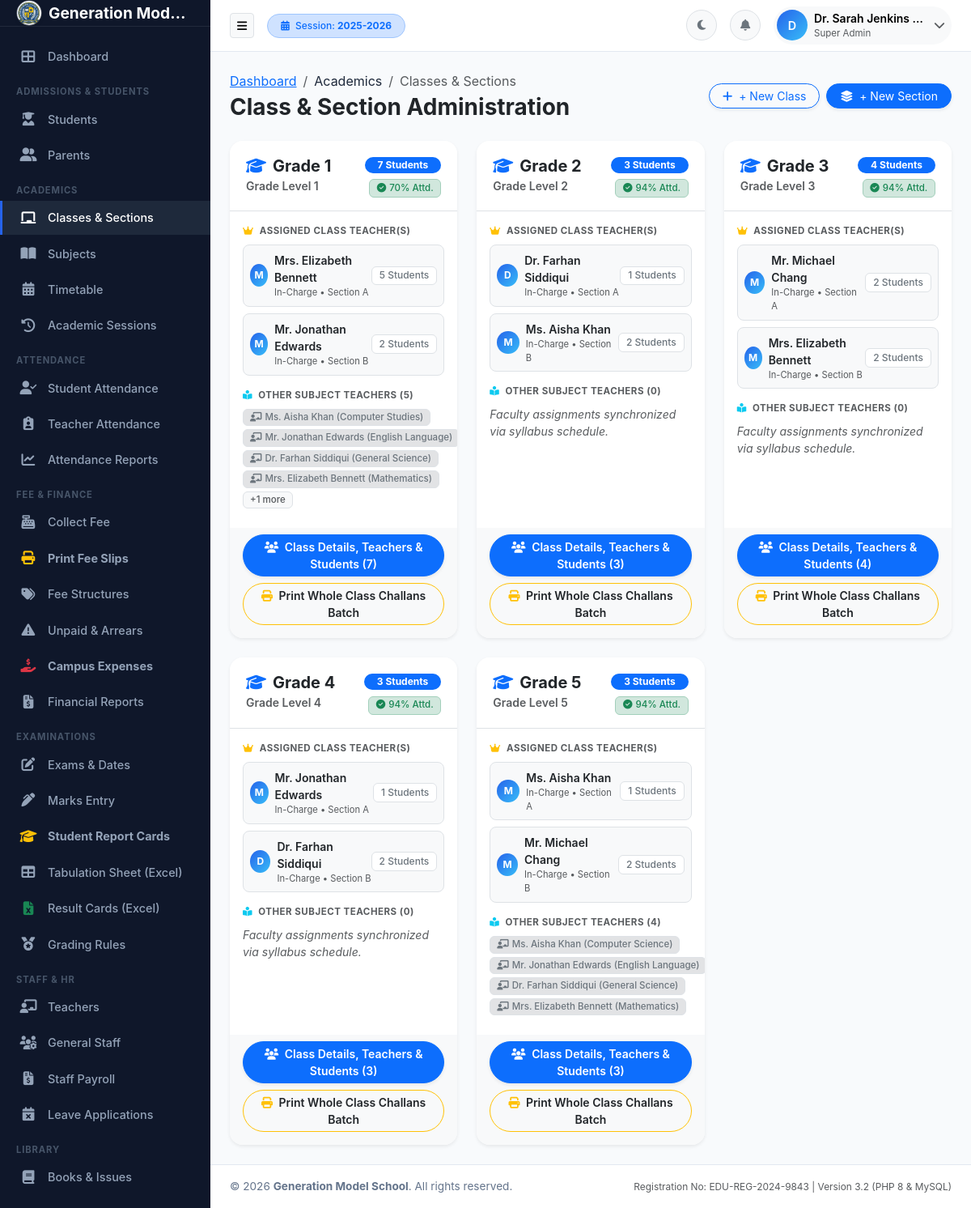
Screenshot of /academics/classes.php (signed in) with the database file from the repository.
### tables this page shows
CREATE TABLE academic_sessions (
    id INT AUTO_INCREMENT PRIMARY KEY,
    session_name VARCHAR(50) NOT NULL UNIQUE,
    start_date DATE NOT NULL,
    end_date DATE NOT NULL,
    is_current TINYINT(1) DEFAULT 0,
    status ENUM('active', 'inactive', 'archived') DEFAULT 'active',
    created_at TIMESTAMP DEFAULT CURRENT_TIMESTAMP
);

CREATE TABLE classes (
    id INT AUTO_INCREMENT PRIMARY KEY,
    class_name VARCHAR(100) NOT NULL,
    numeric_level INT NOT NULL,
    created_at TIMESTAMP DEFAULT CURRENT_TIMESTAMP,
    INDEX idx_class_level (numeric_level)
);

CREATE TABLE sections (
    id INT AUTO_INCREMENT PRIMARY KEY,
    class_id INT NOT NULL,
    section_name VARCHAR(50) NOT NULL,
    class_teacher_id INT NULL,
    room_no VARCHAR(50) NULL,
    capacity INT DEFAULT 40,
    created_at TIMESTAMP DEFAULT CURRENT_TIMESTAMP,
    FOREIGN KEY (class_id) REFERENCES classes(id) ON DELETE CASCADE
);

CREATE TABLE teachers (
    id INT AUTO_INCREMENT PRIMARY KEY,
    user_id INT NULL,
    teacher_code VARCHAR(50) NOT NULL UNIQUE,
    name VARCHAR(150) NOT NULL,
    gender ENUM('Male', 'Female', 'Other') NOT NULL,
    dob DATE NOT NULL,
    cnic VARCHAR(50) NULL,
    phone VARCHAR(50) NOT NULL,
    email VARCHAR(150) NOT NULL UNIQUE,
    address TEXT NULL,
    qualification VARCHAR(255) NULL,
    experience_years INT DEFAULT 0,
    joining_date DATE NOT NULL,
    department_id INT NULL,
    designation_id INT NULL,
    salary DECIMAL(10, 2) DEFAULT 0.00,
    photo VARCHAR(255) DEFAULT 'default-teacher.png',
    status ENUM('active', 'inactive', 'resigned') DEFAULT 'active',
    created_at TIMESTAMP DEFAULT CURRENT_TIMESTAMP,
    FOREIGN KEY (user_id) REFERENCES users(id) ON DELETE SET NULL,
    FOREIGN KEY (department_id) REFERENCES departments(id) ON DELETE SET NULL,
    FOREIGN KEY (designation_id) REFERENCES designations(id) ON DELETE SET NULL
);

### includes/functions.php (called while the page is built, shortened)
<?php
require_once __DIR__ . '/../config/config.php';
function getActiveSession() {
    global $pdo;
    $stmt = $pdo->query("SELECT * FROM academic_sessions WHERE is_current = 1 LIMIT 1");
    $activeSession = $stmt->fetch();
    return $activeSession;
}
function getAllClasses() {
    global $pdo;
    $stmt = $pdo->query("SELECT * FROM classes ORDER BY numeric_level ASC, class_name ASC");
    return $stmt->fetchAll();
}

### config/config.php (called while the page is built, shortened)
<?php
function e($string) {
    return htmlspecialchars((string)($string ?? ''), ENT_QUOTES, 'UTF-8');
}

### includes/auth.php (called while the page is built, shortened)
<?php
require_once __DIR__ . '/../config/config.php';
function isLoggedIn() {
    return isset($_SESSION['user_id']) && !empty($_SESSION['user_id']);
}
function getCurrentUser() {
    if (isset($_SESSION['user_data'])) {
        return $_SESSION['user_data'];
    }
    return null;
}

### academics/classes.php (the view, shortened to what this page needs)
<?php
require_once __DIR__ . '/../config/config.php';
require_once __DIR__ . '/../includes/auth.php';
require_once __DIR__ . '/../includes/permissions.php';
require_once __DIR__ . '/../includes/functions.php';
$classes = getAllClasses();
require_once __DIR__ . '/../includes/header.php';
?>
<div class="d-flex flex-column flex-md-row justify-content-between align-items-md-center mb-4 gap-3">
    <div>
        <nav aria-label="breadcrumb">
            <ol class="breadcrumb mb-1">
                <li class="breadcrumb-item"><a href="<?= BASE_PATH ?>/dashboard.php">Dashboard</a></li>
                <li class="breadcrumb-item">Academics</li>
                <li class="breadcrumb-item active">Classes & Sections</li>
            </ol>
        </nav>
        <h3 class="fw-bold text-dark mb-0">Class & Section Administration</h3>
    </div>
    <div class="d-flex gap-2">
        <button type="button" class="btn btn-outline-primary btn-sm rounded-pill px-3 shadow-sm" data-bs-toggle="modal" data-bs-target="#addClassModal">
            <i class="fas fa-plus me-1"></i> + New Class
        </button>
        <button type="button" class="btn btn-primary btn-sm rounded-pill px-3 shadow-sm" data-bs-toggle="modal" data-bs-target="#addSectionModal">
            <i class="fas fa-layer-group me-1"></i> + New Section
        </button>
    </div>
</div>
<div class="row g-4">
    <?php foreach ($classes as $cls):
        $secStmt = $pdo->prepare("
            SELECT s.*, t.name as teacher_name, t.phone as teacher_phone,
                   (SELECT COUNT(*) FROM students st WHERE st.section_id = s.id AND st.status = 'active') as student_count
            FROM sections s
            LEFT JOIN teachers t ON s.class_teacher_id = t.id
            WHERE s.class_id = ?
            ORDER BY s.section_name ASC
        ");
        $secStmt->execute([$cls['id']]);
        $sections = $secStmt->fetchAll();
        $subTeachStmt = $pdo->prepare("
            SELECT DISTINCT t.name as teacher_name, sub.subject_name
            FROM class_subjects cs
            JOIN teachers t ON cs.teacher_id = t.id
            JOIN subjects sub ON cs.subject_id = sub.id
            WHERE cs.class_id = ? AND t.status = 'active'
            ORDER BY sub.subject_name ASC
        ");
        $subTeachStmt->execute([$cls['id']]);
        $subjectTeachers = $subTeachStmt->fetchAll();
        $totalInClass = (int)$pdo->query("SELECT COUNT(*) FROM students WHERE class_id = {$cls['id']} AND status = 'active'")->fetchColumn();
        $attStmt = $pdo->prepare("
            SELECT
                COUNT(*) as total_records,
                SUM(CASE WHEN sa.status = 'Present' THEN 1 ELSE 0 END) as present_count
            FROM student_attendance sa
            WHERE sa.class_id = ?
        ");
        $attStmt->execute([$cls['id']]);
        $attData = $attStmt->fetch();
        $classAttRate = ($attData && $attData['total_records'] > 0)
            ? round(($attData['present_count'] / $attData['total_records']) * 100)
            : 94;
    ?>
        <div class="col-12 col-md-6 col-xl-4">
            <div class="card border-0 shadow-sm rounded-4 h-100 overflow-hidden">
                <div class="card-header bg-white py-3 border-bottom d-flex justify-content-between align-items-center">
                    <div>
                        <h5 class="fw-bold text-dark mb-0">
                            <i class="fas fa-graduation-cap text-primary me-2"></i><?= e($cls['class_name']) ?>
                        </h5>
                        <small class="text-muted">Grade Level <?= $cls['numeric_level'] ?></small>
                    </div>
                    <div class="text-end">
                        <span class="badge bg-primary rounded-pill px-3 py-1 fw-bold">
                            <?= $totalInClass ?> Students
                        </span>
                        <div class="mt-1">
                            <span class="badge bg-success-subtle text-success border border-success-subtle" style="font-size: 0.72rem;">
                                <i class="fas fa-check-circle me-1"></i><?= $classAttRate ?>% Attd.
                            </span>
                        </div>
                    </div>
                </div>
                <div class="card-body p-3">
                    <div class="mb-3">
                        <div class="text-muted small fw-bold text-uppercase mb-2" style="font-size: 0.72rem; letter-spacing: 0.5px;">
                            <i class="fas fa-crown text-warning me-1"></i> Assigned Class Teacher(s)
                        </div>
                        <?php if (empty($sections)): ?>
                            <div class="text-muted small fst-italic">No sections registered yet.</div>
                        <?php else: ?>
                            <div class="d-flex flex-column gap-2">
                                <?php foreach ($sections as $sec): ?>
                                    <div class="d-flex align-items-center justify-content-between p-2 rounded-3 bg-light border">
                                        <div class="d-flex align-items-center">
                                            <div class="avatar-initials bg-primary text-white rounded-circle me-2 d-flex align-items-center justify-content-center" style="width: 28px; height: 28px; font-size: 0.75rem; font-weight: bold;">
                                                <?= $sec['teacher_name'] ? strtoupper(substr($sec['teacher_name'], 0, 1)) : '?' ?>
                                            </div>
                                            <div>
                                                <div class="fw-semibold text-dark small mb-0"><?= e($sec['teacher_name'] ?: 'Not Assigned') ?></div>
                                                <div class="text-muted" style="font-size: 0.7rem;">In-Charge &bull; <?= e($sec['section_name']) ?></div>
                                            </div>
                                        </div>
                                        <span class="badge bg-white text-secondary border small"><?= $sec['student_count'] ?> Students</span>
                                    </div>
                                <?php endforeach; ?>
                            </div>
                        <?php endif; ?>
                    </div>
                    <div class="mb-2">
                        <div class="text-muted small fw-bold text-uppercase mb-2" style="font-size: 0.72rem; letter-spacing: 0.5px;">
                            <i class="fas fa-book-reader text-info me-1"></i> Other Subject Teachers (<?= count($subjectTeachers) ?>)
                        </div>
                        <?php if (empty($subjectTeachers)): ?>
                            <div class="text-muted small fst-italic">Faculty assignments synchronized via syllabus schedule.</div>
                        <?php else: ?>
                            <div class="d-flex flex-wrap gap-1">
                                <?php foreach (array_slice($subjectTeachers, 0, 4) as $st): ?>
                                    <span class="badge bg-secondary-subtle text-secondary border px-2 py-1" style="font-size: 0.72rem;" title="<?= e($st['teacher_name']) ?> teaches <?= e($st['subject_name']) ?>">
                                        <i class="fas fa-chalkboard-teacher me-1"></i><?= e($st['teacher_name']) ?> (<?= e($st['subject_name']) ?>)
                                    </span>
                                <?php endforeach; ?>
                                <?php if (count($subjectTeachers) > 4): ?>
                                    <span class="badge bg-light text-muted border px-2 py-1" style="font-size: 0.72rem;">+<?= count($subjectTeachers) - 4 ?> more</span>
                                <?php endif; ?>
                            </div>
                        <?php endif; ?>
                    </div>
                </div>
                <div class="card-footer bg-light border-0 p-3 pt-2 d-flex flex-column gap-2">
                    <a href="<?= BASE_PATH ?>/academics/class-details.php?id=<?= $cls['id'] ?>" class="btn btn-primary btn-sm rounded-pill w-100 fw-semibold shadow-sm">
                        <i class="fas fa-users me-1"></i> Class Details, Teachers & Students (<?= $totalInClass ?>)
                    </a>
                    <a href="<?= BASE_PATH ?>/fees/batch-challan.php?class_id=<?= $cls['id'] ?>" target="_blank" class="btn btn-outline-warning btn-sm rounded-pill w-100 text-dark fw-semibold">
                        <i class="fas fa-print me-1 text-warning"></i> Print Whole Class Challans Batch
                    </a>
                </div>
            </div>
        </div>
    <?php endforeach; ?>
</div>
<?php require_once __DIR__ . '/../includes/footer.php'; ?>

### includes/navbar.php (shortened to what this page needs)
<header class="app-navbar">
    <div class="d-flex align-items-center">
        <button type="button" class="btn btn-light border btn-sm me-3" id="sidebarToggle" aria-label="Toggle Sidebar">
            <i class="fas fa-bars"></i>
        </button>
        <div class="d-none d-md-block">
            <span class="badge bg-primary-subtle text-primary border border-primary-subtle px-3 py-2 rounded-pill">
                <i class="fas fa-calendar-alt me-1"></i> Session: <strong><?= e($activeSession['session_name'] ?? '2025-2026') ?></strong>
            </span>
        </div>
    </div>
    <div class="nav-actions">
        <button class="btn btn-light border btn-sm rounded-circle d-flex align-items-center justify-content-center" id="themeToggleBtn" style="width: 38px; height: 38px;" title="Toggle Dark/Light Mode">
            <i class="fas fa-moon text-secondary"></i>
        </button>
        <div class="dropdown">
            <button class="btn btn-light border btn-sm rounded-circle position-relative d-flex align-items-center justify-content-center" style="width: 38px; height: 38px;" id="notificationsDropdown" data-bs-toggle="dropdown" aria-expanded="false">
                <i class="fas fa-bell text-secondary"></i>
            </button>
        </div>
        <div class="dropdown">
            <button class="btn btn-light border-0 p-1 d-flex align-items-center rounded-pill" id="userMenuDropdown" data-bs-toggle="dropdown" aria-expanded="false">
                <div class="avatar-initials me-2">
                    <?= strtoupper(substr($currentUser['full_name'] ?? 'U', 0, 1)) ?>
                </div>
                <div class="text-start d-none d-lg-block me-2">
                    <div class="fw-semibold small text-truncate" style="max-width: 140px;"><?= e($currentUser['full_name'] ?? 'User') ?></div>
                    <div class="text-muted" style="font-size: 0.72rem;"><?= e($currentUser['role_display'] ?? 'Staff') ?></div>
                </div>
                <i class="fas fa-chevron-down text-muted small me-1"></i>
            </button>
        </div>
    </div>
</header>

### assets/css/style.css (style rules this page uses)
:root { --primary-color: #2563eb; --primary-hover: #1d4ed8; --secondary-color: #475569; --success-color: #10b981; --danger-color: #ef4444; --warning-color: #f59e0b; --info-color: #06b6d4; --bg-main: #f8fafc; --bg-card: #ffffff; --bg-sidebar: #0f172a; --sidebar-text: #94a3b8; --sidebar-active: #ffffff; --sidebar-active-bg: #1e293b; --text-main: #1e293b; --text-muted: #64748b; --border-color: #e2e8f0; --topbar-height: 64px; --sidebar-width: 260px; --sidebar-collapsed-width: 70px; --transition-speed: 0.25s; }
body { font-family: -apple-system, BlinkMacSystemFont, "Segoe UI", Roboto, "Helvetica Neue", Arial, sans-serif; background-color: var(--bg-main); color: var(--text-main); margin: 0; padding: 0; overflow-x: hidden; transition: background-color var(--transition-speed), color var(--transition-speed); }
.app-navbar { height: var(--topbar-height); background-color: var(--bg-card); border-bottom: 1px solid var(--border-color); display: flex; align-items: center; justify-content: space-between; padding: 0 1.5rem; position: sticky; top: 0; z-index: 1030; transition: background-color var(--transition-speed), border-color var(--transition-speed); }
.nav-actions { display: flex; align-items: center; gap: 1rem; }
.card { background-color: var(--bg-card); border: 1px solid var(--border-color); border-radius: 0.75rem; box-shadow: 0 1px 3px 0 rgba(0, 0, 0, 0.05); transition: background-color var(--transition-speed), border-color var(--transition-speed), box-shadow 0.2s ease; }
.card-header { background: transparent; border-bottom: 1px solid var(--border-color); padding: 1rem 1.25rem; font-weight: 600; display: flex; align-items: center; justify-content: space-between; }
.badge { font-weight: 500; padding: 0.4em 0.75em; border-radius: 0.375rem; }
.avatar-initials { width: 38px; height: 38px; border-radius: 50%; background: linear-gradient(135deg, #2563eb, #38bdf8); color: #fff; display: inline-flex; align-items: center; justify-content: center; font-weight: 600; font-size: 0.9rem; }

### rows the page displays
academic_sessions: session_name "2025-2026"
classes: class_name "Grade 1", numeric_level "1", totalInClass "7", classAttRate "70", count($subjectTeachers) "5", teacher_name "Ms. Aisha Khan", subject_name "Computer Studies", teacher_name "Mr. Jonathan Edwards", subject_name "English Language", teacher_name "Dr. Farhan Siddiqui", subject_name "General Science", teacher_name "Mrs. Elizabeth Bennett", subject_name "Mathematics", count($subjectTeachers) - 4 "1"
sections: teachers.name "M", teachers.name "Mrs. Elizabeth Bennett", section_name "Section A", student_count "5"
sections: teachers.name "M", teachers.name "Mr. Jonathan Edwards", section_name "Section B", student_count "2"
classes: class_name "Grade 2", numeric_level "2", totalInClass "3", classAttRate "94", count($subjectTeachers) "0", shows "Faculty assignments synchronized via syllabus schedule."
sections: teachers.name "D", teachers.name "Dr. Farhan Siddiqui", section_name "Section A", student_count "1"
sections: teachers.name "M", teachers.name "Ms. Aisha Khan", section_name "Section B", student_count "2"
classes: class_name "Grade 3", numeric_level "3", totalInClass "4", classAttRate "94", count($subjectTeachers) "0", shows "Faculty assignments synchronized via syllabus schedule."
sections: teachers.name "M", teachers.name "Mr. Michael Chang", section_name "Section A", student_count "2"
sections: teachers.name "M", teachers.name "Mrs. Elizabeth Bennett", section_name "Section B", student_count "2"
classes: class_name "Grade 4", numeric_level "4", totalInClass "3", classAttRate "94", count($subjectTeachers) "0", shows "Faculty assignments synchronized via syllabus schedule."
sections: teachers.name "M", teachers.name "Mr. Jonathan Edwards", section_name "Section A", student_count "1"
sections: teachers.name "D", teachers.name "Dr. Farhan Siddiqui", section_name "Section B", student_count "2"
classes: class_name "Grade 5", numeric_level "5", totalInClass "3", classAttRate "94", count($subjectTeachers) "4", teacher_name "Ms. Aisha Khan", subject_name "Computer Science", teacher_name "Mr. Jonathan Edwards", subject_name "English Language", teacher_name "Dr. Farhan Siddiqui", subject_name "General Science", teacher_name "Mrs. Elizabeth Bennett", subject_name "Mathematics"
sections: teachers.name "M", teachers.name "Ms. Aisha Khan", section_name "Section A", student_count "1"
sections: teachers.name "M", teachers.name "Mr. Michael Chang", section_name "Section B", student_count "2"

### other values shown
getSetting('school_name', 'Generation Model School') "Generation Mod…"
substr($currentUser['full_name'] ?? 'U', 0, 1) "D"
$currentUser['full_name'] "Dr. Sarah Jenkins…"
$currentUser['role_display'] "Super Admin"
getSetting('school_name', 'EduManage School Management System') "Generation Model School"
getSetting('registration_no', 'EDU-REG-2024-9843') "EDU-REG-2024-9843"
